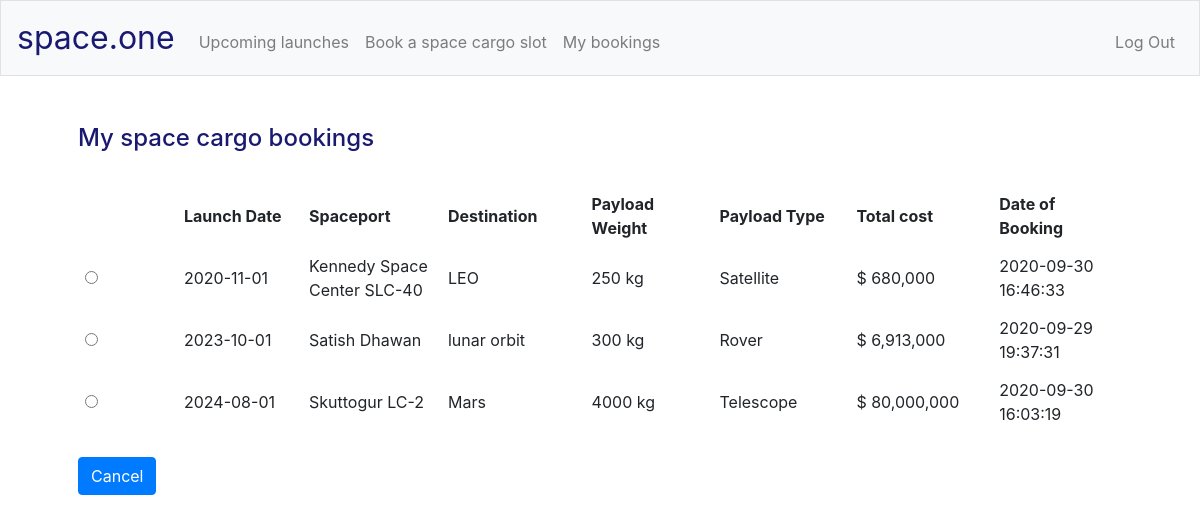
The page /bookings (signed in) on the database its author committed.
### tables this page shows
CREATE TABLE 'bookings' ('customer_id' integer,'launch_date' date, 'spaceport' text, 'destination' text, 'payload_weight' integer, 'payload_type' text,'booking_date' datetime, 'price' INTEGER, 'booking_id'  INTEGER PRIMARY KEY  , 'mission_id' INTEGER);

### application.py (the view)
@app.route("/bookings", methods=["GET", "POST"])
@login_required
def bookings():
    if request.method == "POST":
        launch = db.execute("SELECT launch_company, launch_date, spaceport, destination, av_payload FROM launches WHERE id = :id",
                            id=request.form.get("mission_id"))
        av_payload_new = launch[0]["av_payload"] - int(request.form.get("payload_weight"))
        db.execute("UPDATE launches SET av_payload = :payload_weight WHERE id = :id",
                   payload_weight=av_payload_new, id=request.form.get("mission_id"))
        price_comparison = calculate_prices(db, launch[0]["destination"], request.form.get("payload_weight"), request.form.get("payload_type"))
        db.execute("INSERT INTO bookings (customer_id, launch_date, spaceport, destination, payload_weight, payload_type, price, booking_date, mission_id) VALUES (:id, :date, :port, :dest, :weight, :p_type, :price, CURRENT_TIMESTAMP, :mission_id)",
                   id=session["user_id"], date=launch[0]["launch_date"], port=launch[0]["spaceport"], dest=launch[0]["destination"],
                   weight=request.form.get("payload_weight"), p_type=request.form.get("payload_type"), price=price_comparison[launch[0]["launch_company"]], mission_id=request.form.get("mission_id"))
        if av_payload_new == 0:
            db.execute("UPDATE launches SET bookable = :not_available WHERE id = :id",
                       not_available="False", id=request.form.get("mission_id"))
        return redirect("/bookings")
    else:
        bookings = db.execute("SELECT * FROM bookings WHERE customer_id = :customer_id ORDER BY launch_date",
                              customer_id=session["user_id"])
        return render_template("bookings.html", bookings=bookings)

### application.py (called while the page is built)
@app.after_request
def after_request(response):
    response.headers["Cache-Control"] = "no-cache, no-store, must-revalidate"
    response.headers["Expires"] = 0
    response.headers["Pragma"] = "no-cache"
    return response

### helpers.py (called while the page is built)
def login_required(f):
    @wraps(f)
    def decorated_function(*args, **kwargs):
        if session.get("user_id") is None:
            return redirect("/login")
        return f(*args, **kwargs)
    return decorated_function

### templates/bookings.html (shortened to what this page needs)
{% extends "layout.html" %}
{% block main %}
    <h4 class="headings">
        My space cargo bookings
    </h4>
    <br>
    {% if bookings %}
        <table>
            <tr>
                <th></th>
                <th>Launch Date</th>
                <th>Spaceport</th>
                <th>Destination</th>
                <th>Payload Weight</th>
                <th>Payload Type</th>
                <th>Total cost</th>
                <th>Date of Booking</th>
            </tr>
            {% for row in bookings %}
            <tr>
                <td><input type=radio name="booking_id" form="form2" value="{{ row['booking_id'] }}"></td>
                <td>{{ row["launch_date"] }}</td>
                <td>{{ row["spaceport"] }}</td>
                <td>{{ row["destination"] }}</td>
                <td>{{ row["payload_weight"] }} kg</td>
                <td>{{ row["payload_type"] }}</td>
                <td>$ {{ row["price"] }}</td>
                <td>{{ row["booking_date"] }}</td>
            </tr>
            {% endfor %}
        </table>
        <br>
        <form action="/cancel" id="form2" method="post">
            <div class="booking">
                <div>
                    <button class="btn btn-primary" type="submit" value="cancel">Cancel</button>
                </div>
            </div>
        </form>
    {% else %}
        <p>You have not booked any space cargo slots yet.</p>
    {% endif %}
{% endblock %}

### templates/layout.html (shortened to what this page needs)
<!DOCTYPE html>
<html lang="en">
    <head>
        <link href="https://maxcdn.bootstrapcdn.com/bootstrap/4.1.3/css/bootstrap.min.css" rel="stylesheet">
        <link href="/static/styles.css" rel="stylesheet">
    </head>
    <body>
        <nav class="navbar navbar-expand-md navbar-light bg-light border">
            <a class="navbar-brand" href="/"><span class="blue">space.one</span></a>
            <div class="collapse navbar-collapse" id="navbar">
                {% if session.user_id %}
                    <ul class="navbar-nav mr-auto mt-2">
                        <li class="nav-item"><a class="nav-link" href="/launches">Upcoming launches</a></li>
                        <li class="nav-item"><a class="nav-link" href="/book">Book a space cargo slot</a></li>
                        <li class="nav-item"><a class="nav-link" href="/bookings">My bookings</a></li>
                    </ul>
                    <ul class="navbar-nav ml-auto mt-2">
                        <li class="nav-item"><a class="nav-link" href="/logout">Log Out</a></li>
                    </ul>
                {% else %}
                    <ul class="navbar-nav ml-auto mt-2">
                        <li class="nav-item"><a class="nav-link" href="/register">Register</a></li>
                        <li class="nav-item"><a class="nav-link" href="/login">Log In</a></li>
                    </ul>
                {% endif %}
            </div>
        </nav>
        <main class="container p-5">
            {% block main %}{% endblock %}
        </main>
    </body>
</html>

### static/styles.css (style rules this page uses)
nav .navbar-brand { font-size: xx-large; }
nav .navbar-brand .blue { color: #191970; }
main { overflow-x: auto; text-align: center; }
th, td { width: 200px; padding: 7px; text-align: left; }
.booking { display: grid; column-gap: 5px; grid-template-columns: 200px 200px auto; text-align: left; }
.headings { text-align: left; color: #191970; }

### rows shown on the page
bookings: launch_date "2020-11-01", spaceport "Kennedy Space Center SLC-40", destination "LEO", payload_weight "250", payload_type "Satellite", price "680,000", booking_date "2020-09-30 16:46:33"
bookings: launch_date "2023-10-01", spaceport "Satish Dhawan", destination "lunar orbit", payload_weight "300", payload_type "Rover", price "6,913,000", booking_date "2020-09-29 19:37:31"
bookings: launch_date "2024-08-01", spaceport "Skuttogur LC-2", destination "Mars", payload_weight "4000", payload_type "Telescope", price "80,000,000", booking_date "2020-09-30 16:03:19"
